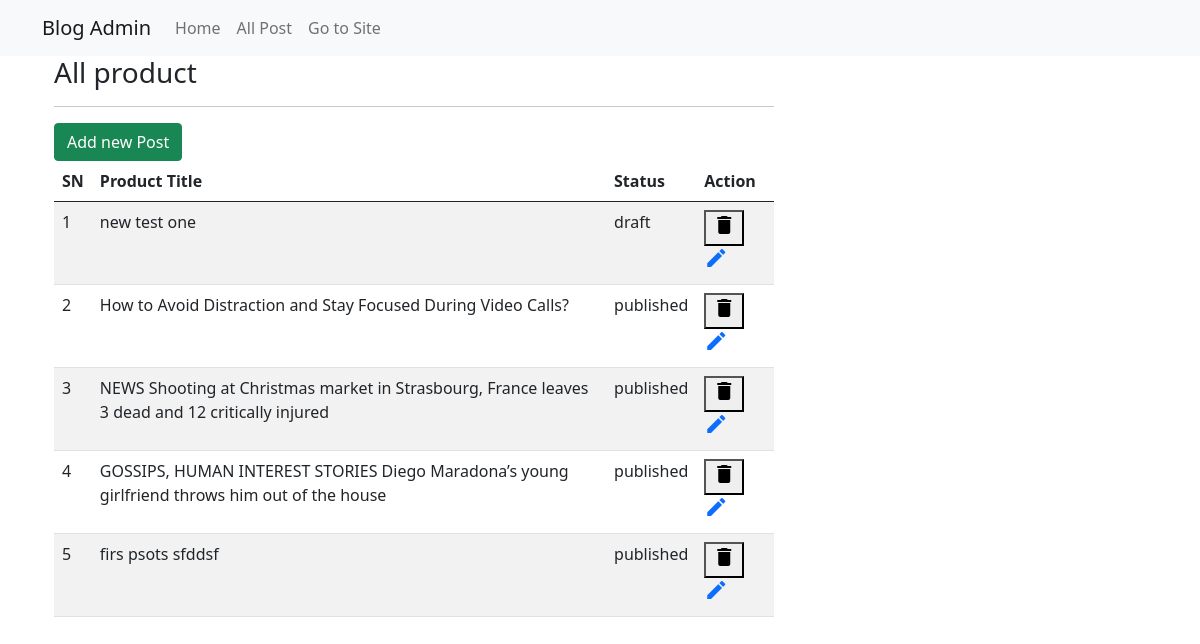
Page /admins/post on the committed database.
### main/models.py (models this page shows, shortened)
class Post(models.Model):
    sta = (
        ('published', 'published'),
        ('draft', 'draft'),
    )
    author = models.ForeignKey(
        User, on_delete=models.CASCADE, related_name='blog_posts')
    category = models.ForeignKey(
        Category, on_delete=models.PROTECT, blank=True, null=True)
    title = models.CharField(max_length=500)
    slug = AutoSlugField(populate_from='title')
    image_1 = models.ImageField(upload_to='post_image', null=True)
    excerpt = models.TextField(null=True, blank=True)
    content = RichTextField(null=True, blank=True)
    date_created = models.DateTimeField(auto_now_add=True)
    view_count = models.PositiveIntegerField(default=0)
    status = models.CharField(max_length=30, choices=sta, default='published')
    class Meta:
        ordering = ('-date_created',)

### main/views.py (the view)
# urls.py: path('admins/post', AdminPostListView.as_view(), name='list_post'),
class AdminPostListView(ListView):
    model = Post
    context_object_name = 'post_list'
    template_name = 'admin/postlist.html'

### main/custom_processor.py (called while the page is built)
def category_renderer(request):
    return {
        'all_categories': Category.objects.all(),
        'latest':  Post.objects.filter(
            status='published').order_by('date_created')[:5],
        'popular':  Post.objects.filter(
            status='published').order_by('view_count')[:7],
        'trend' : Post.objects.filter(
            Q(status='published') & Q(view_count__gte=10))[:7],
        'contactus' : ContactUs.objects.get(id=1)
    }

### main/templates/admin/postlist.html (shortened to what this page needs)
{% extends "admin/adminbase.html" %}
{% block content %}
<div class="container">
    <div class="row">
        <div class="col-md-8 col-sm-12">
            <h3>All product</h3>
            <hr>
            <a class="btn btn-success" href="{% url 'main:create_post' %}">Add new Post</a>
            <table class='table table-striped'>
                <thead>
                    <tr>
                        <th>SN</th>
                        <th>Product Title</th>
                        <th>Status</th>
                        <th>Action</th>
                    </tr>
                </thead>
                <tbody>
                    {% for p in post_list %}
                    <tr>
                        <td>{{ forloop.counter }}</td>
                        <td>{{ p.title }}</td>
                        <td>{{ p.status }}</td>
                        <td> <button  data-bs-toggle="modal"
                                        data-bs-target="#delete_post">
                                       <span class="material-icons">delete</span>
                                    </button>
                        <a href= "{% url 'main:edit_post' p.id %}">
                            <span class="material-icons">create</span>
                         </a> </td>
                    </tr>
                    <div class="modal fade" id="delete_post" tabindex="-1"
                                aria-labelledby="delete_post" aria-hidden="true">
                    {% endfor %}
                </tbody>
            </table>
        </div>
    </div>
</div>
{% endblock content %}

### rows in the picture
Post: title "new test one", status "draft"
Post: title "How to Avoid Distraction and Stay Focused During Video Calls?", status "published"
Post: title "NEWS Shooting at Christmas market in Strasbourg, France leaves 3 dead and 12 critically injured", status "published"
Post: title "GOSSIPS, HUMAN INTEREST STORIES Diego Maradona’s young girlfriend throws him out of the house", status "published"
Post: title "firs psots sfddsf", status "published"
